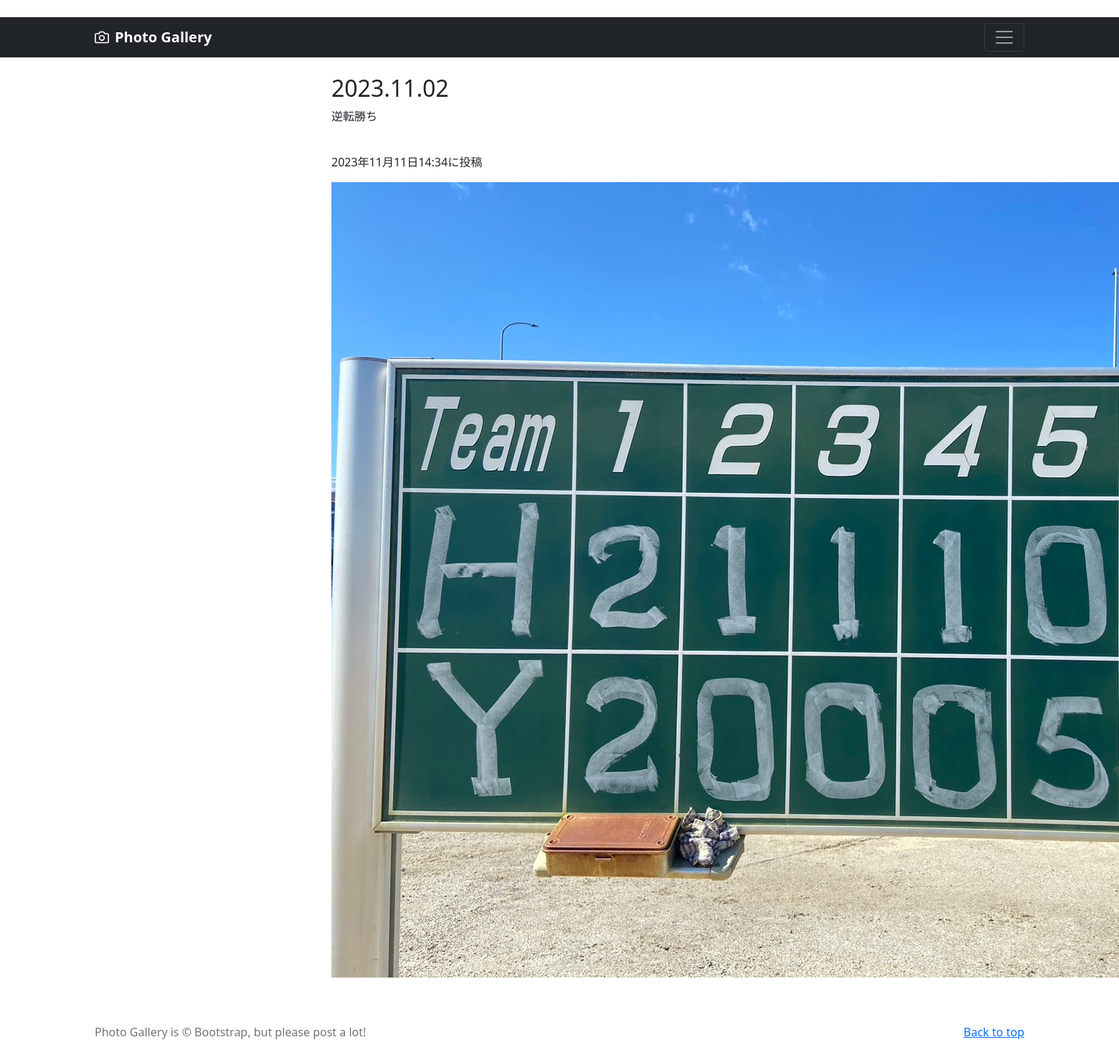
Screenshot of /photo-detail/1 (signed in) with the database file from the repository.
### photo/models.py (models this page shows, shortened)
class PhotoPost(models.Model):
    user = models.ForeignKey(
        CustomUser,
        verbose_name='ユーザー',
        on_delete=models.CASCADE
        )
    category = models.ForeignKey(
        Category,
        verbose_name='カテゴリ',
        on_delete=models.PROTECT
        )
    title = models.CharField(
        verbose_name='タイトル', # フィールドのタイトル
        max_length=200        # 最大文字数は200
        )
    comment = models.TextField(
        verbose_name='コメント',  # フィールドのタイトル
        )
    image1 = models.ImageField(
        verbose_name='イメージ1',# フィールドのタイトル
        upload_to = 'photos'   # MEDIA_ROOT以下のphotosにファイルを保存
        )
    image2 = models.ImageField(
        verbose_name='イメージ2',# フィールドのタイトル
        upload_to = 'photos',  # MEDIA_ROOT以下のphotosにファイルを保存
        blank=True,            # フィールド値の設定は必須でない
        null=True              # データベースにnullが保存されることを許容
        )
    posted_at = models.DateTimeField(
        verbose_name='投稿日時', # フィールドのタイトル
        auto_now_add=True       # 日時を自動追加
        )

### photo/views.py (the view)
class DetailView(DetailView):
    template_name ='detail.html'
    model = PhotoPost

### photo/templates/detail.html (shortened to what this page needs)
{% extends 'base.html' %}
      {% block contents %}
      <br>
      <div class="container">
        <div class="row">
          <div class="col offset-3">
            <h2>{{object.title}}</h2>
            <p>{{object.comment}}</p>
            <br>
            <p>{{object.posted_at}}に投稿</p>
            <p><img src="{{ object.image1.url }}"></img></p>
      {% endblock %}

### rows the page displays
PhotoPost: title "2023.11.02", comment "逆転勝ち", posted_at "2023年11月11日14:34", image1 (picture)
